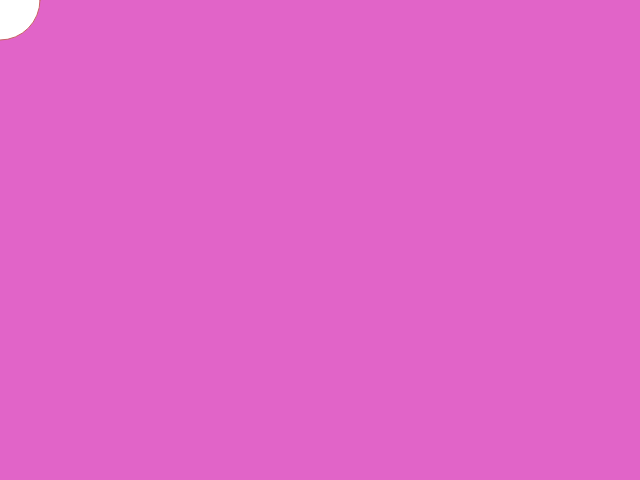
Frame 1 (no input)
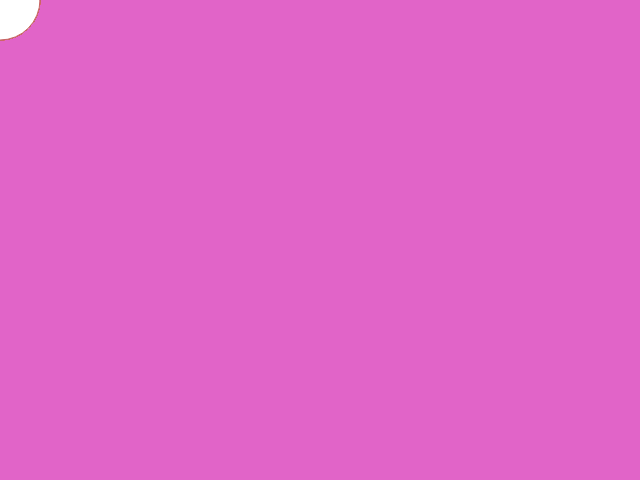
Frame 60 (no input)
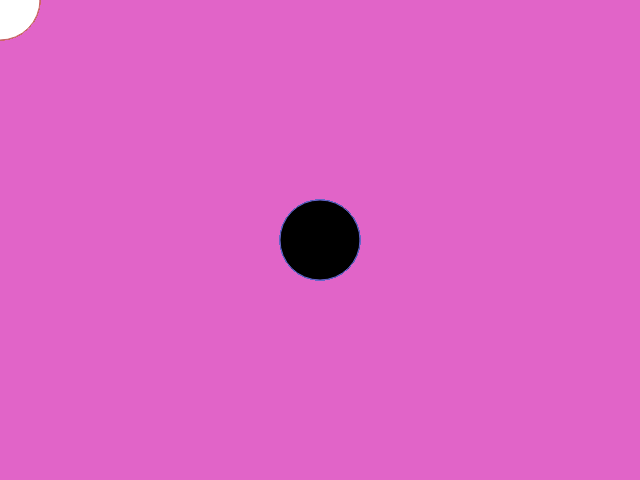
Frame 120 (the mouse pressed at the canvas centre since frame 60)

The p5.js sketch that drew these frames (run headless with seeded random() and noise() and a simulated clock; from frame 60 on, the mouse is pressed at the canvas centre):

// p5.js sketch
// ── sketch.js
function setup() {
    myCanvas = createCanvas(640,480);
    background(225,100,200);

}

function draw() {
if (mouseIsPressed) {
stroke(100,100,200);
fill(0);
} else {
  stroke(200,100,100);
fill(255);
}
ellipse(mouseX, mouseY, 80, 80);
}
